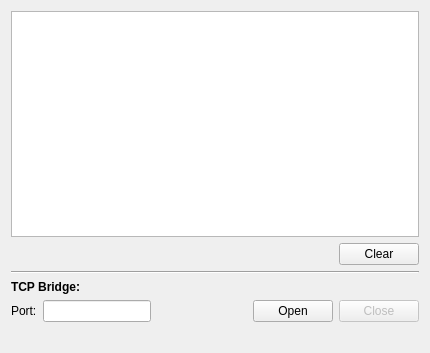
<?xml version="1.0" encoding="UTF-8"?>
<ui version="4.0">
 <class>SerialBridgeWidget</class>
 <widget class="QWidget" name="SerialBridgeWidget">
  <property name="geometry">
   <rect>
    <x>0</x>
    <y>0</y>
    <width>430</width>
    <height>353</height>
   </rect>
  </property>
  <property name="windowTitle">
   <string>Serial Bridge</string>
  </property>
  <layout class="QVBoxLayout" name="verticalLayout_2">
   <item>
    <widget class="QTextEdit" name="busMessages">
     <property name="readOnly">
      <bool>true</bool>
     </property>
    </widget>
   </item>
   <item>
    <layout class="QHBoxLayout" name="horizontalLayout_5">
     <item>
      <spacer name="horizontalSpacer_4">
       <property name="orientation">
        <enum>Qt::Horizontal</enum>
       </property>
       <property name="sizeHint" stdset="0">
        <size>
         <width>40</width>
         <height>20</height>
        </size>
       </property>
      </spacer>
     </item>
     <item>
      <widget class="QPushButton" name="clearButton">
       <property name="text">
        <string>Clear</string>
       </property>
      </widget>
     </item>
    </layout>
   </item>
   <item>
    <widget class="Line" name="line_3">
     <property name="orientation">
      <enum>Qt::Horizontal</enum>
     </property>
    </widget>
   </item>
   <item>
    <widget class="QLabel" name="label_22">
     <property name="font">
      <font>
       <bold>true</bold>
      </font>
     </property>
     <property name="text">
      <string>TCP Bridge:</string>
     </property>
    </widget>
   </item>
   <item>
    <layout class="QHBoxLayout" name="horizontalLayout_6">
     <item>
      <widget class="QLabel" name="label_21">
       <property name="text">
        <string>Port:</string>
       </property>
      </widget>
     </item>
     <item>
      <widget class="QLineEdit" name="tcpPortEdit"/>
     </item>
     <item>
      <spacer name="horizontalSpacer_5">
       <property name="orientation">
        <enum>Qt::Horizontal</enum>
       </property>
       <property name="sizeHint" stdset="0">
        <size>
         <width>40</width>
         <height>20</height>
        </size>
       </property>
      </spacer>
     </item>
     <item>
      <widget class="QPushButton" name="tcpOpenButton">
       <property name="text">
        <string>Open</string>
       </property>
      </widget>
     </item>
     <item>
      <widget class="QPushButton" name="tcpCloseButton">
       <property name="enabled">
        <bool>false</bool>
       </property>
       <property name="text">
        <string>Close</string>
       </property>
      </widget>
     </item>
    </layout>
   </item>
   <item>
    <widget class="QLabel" name="tcpStatusLabel">
     <property name="text">
      <string/>
     </property>
    </widget>
   </item>
  </layout>
 </widget>
 <resources/>
 <connections/>
</ui>
